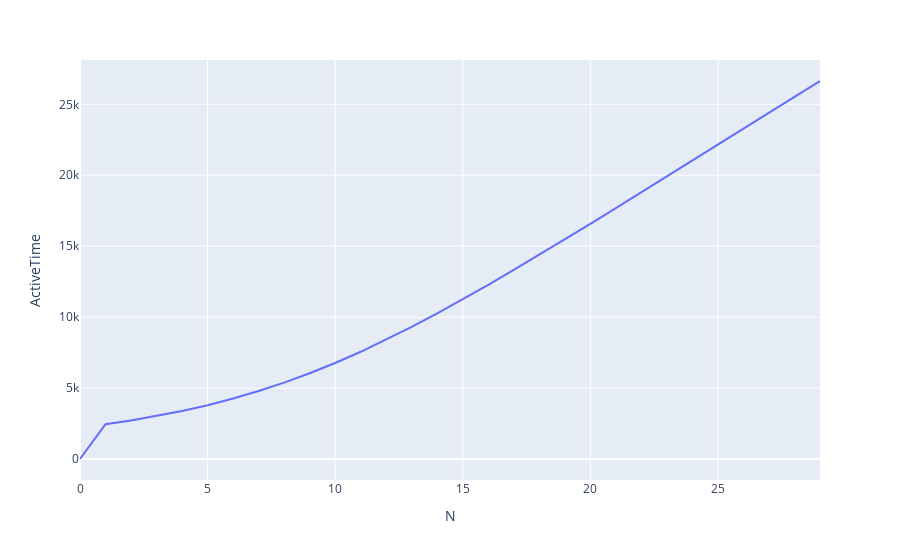

This figure's notebook cell:
### Code cell
totalActiveTime = pd.DataFrame()
totalActiveTime["N"] = activeTimes["N"]
totalActiveTime["ActiveTime"] = activeTimes["CPU"] + activeTimes["IO1"] + activeTimes["IO2"]
plt.line(totalActiveTime,x="N",y="ActiveTime")

### Figure 1 — Plotly figure (JSON) as saved in the notebook; plotly's stock layout.template omitted (floating-point values rounded to 4 significant figures)
{"data": [{"hovertemplate": "N=%{x}<br>ActiveTime=%{y}<extra></extra>", "legendgroup": "", "line": {"color": "#636efa", "dash": "solid"}, "marker": {"symbol": "circle"}, "mode": "lines", "name": "", "orientation": "v", "showlegend": false, "type": "scatter", "x": [0, 1, 2, 3, 4, 5, 6, 7, 8, 9, 10, 11, 12, 13, 14, 15, 16, 17, 18, 19, 20, 21, 22, 23, 24, 25, 26, 27, 28, 29], "xaxis": "x", "y": [0, 2450, 2719.0, 3029.0, 3385.0, 3794.0, 4260.0, 4788.0, 5381.0, 6041.0, 6767.0, 7557.0, 8406.0, 9309.0, 10260.0, 11250.0, 12270.0, 13320.0, 14390.0, 15480.0, 16580.0, 17680.0, 18790.0, 19910.0, 21030.0, 22150.0, 23270.0, 24390.0, 25520.0, 26640.0], "yaxis": "y"}], "layout": {"legend": {"tracegroupgap": 0}, "margin": {"t": 60}, "xaxis": {"anchor": "y", "domain": [0, 1], "title": {"text": "N"}}, "yaxis": {"anchor": "x", "domain": [0, 1], "title": {"text": "ActiveTime"}}}}
